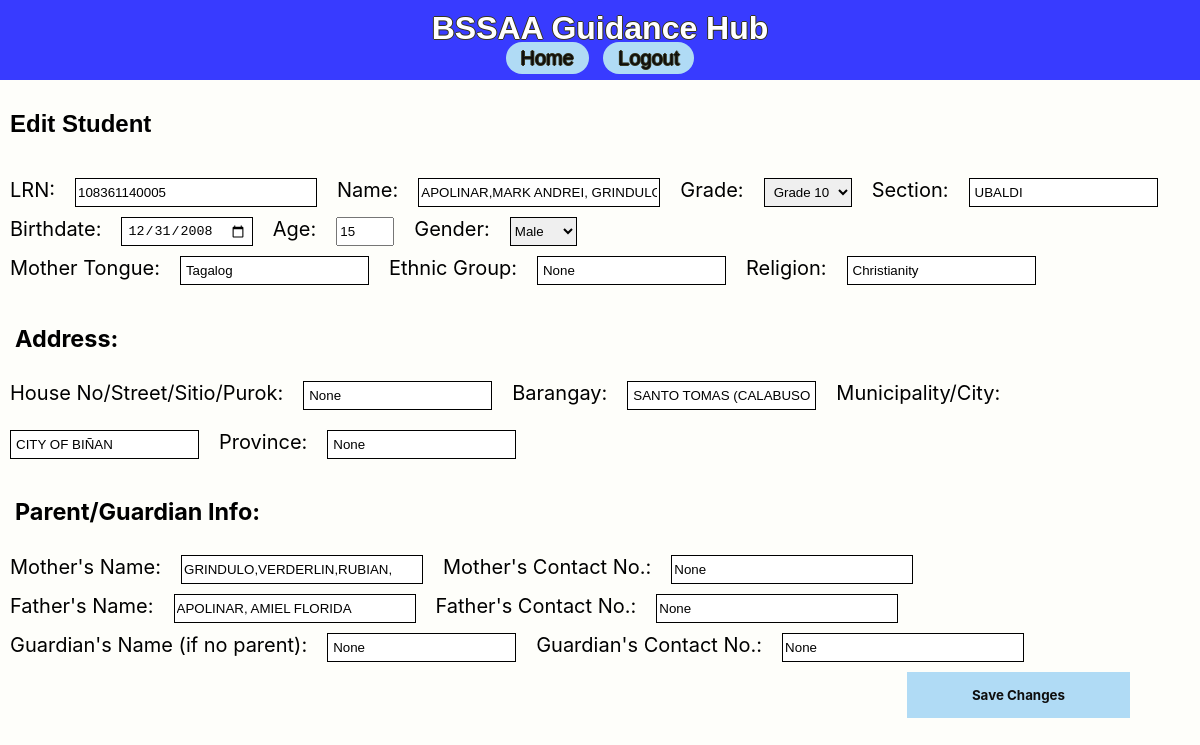
Before: /edit_student/3 with the older database file.
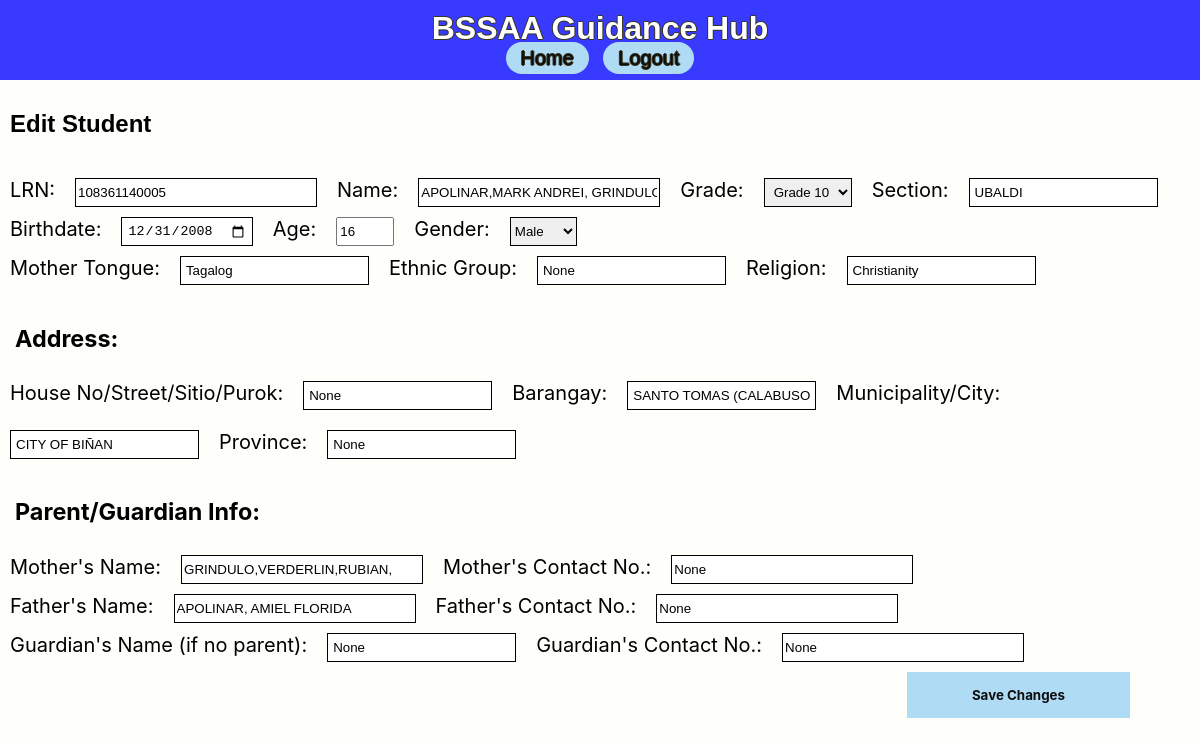
After: the same page with the newer database file.
### app/models.py (models this page shows)
class StudentRecord(db.Model):
    id = db.Column(db.Integer, primary_key=True)
    lrn = db.Column(db.String(12), nullable=True, unique=True)
    name = db.Column(db.String(100), nullable=True)
    grade = db.Column(db.String(20), nullable=True)
    section = db.Column(db.String(50), nullable=True)
    birthdate = db.Column(db.Date, nullable=True)
    age = db.Column(db.Integer, nullable=True)
    gender = db.Column(db.String(10), nullable=True)
    mother_tongue = db.Column(db.String(50), nullable=True)
    ethnic_group = db.Column(db.String(50), nullable=True)
    religion = db.Column(db.String(50), nullable=True)
    address_house_no = db.Column(db.String(100), nullable=True)
    address_barangay = db.Column(db.String(100), nullable=True)
    address_city = db.Column(db.String(100), nullable=True)
    address_province = db.Column(db.String(100), nullable=True)
    mother_name = db.Column(db.String(100), nullable=True)
    mother_contact = db.Column(db.String(15), nullable=True)
    father_name = db.Column(db.String(100), nullable=True)
    father_contact = db.Column(db.String(15), nullable=True)
    guardian_name = db.Column(db.String(100), nullable=True)
    guardian_contact = db.Column(db.String(15), nullable=True)
    reason = db.Column(db.String(200), nullable=True)
    type_of_offense = db.Column(db.String(100), nullable=True)
    date_time = db.Column(db.DateTime, default=datetime.utcnow)
    additional_info = db.Column(db.String, nullable=True)
    profile_picture = db.Column(db.String(100), nullable=True)
    offenses = db.relationship('OffenseRecord', backref='student', lazy=True)

### app/routes.py (the view, shortened to what this page needs)
@main.route('/edit_student/<int:id>', methods=['GET', 'POST'])
def edit_student(id):
    student = StudentRecord.query.get_or_404(id)
    return render_template('edit_student.html', student=student)

### app/templates/edit_student.html (shortened to what this page needs)
{% extends 'base.html' %}
{% block content %}
<h2>Edit Student</h2>
<form method="POST">
    <div class="form-section">
        <label for="lrn">LRN:</label>
        <input class="textbox-length" type="text" id="lrn" name="lrn" value="{{ student.lrn }}" pattern="\d{12}" required>
        <label for="name">Name:</label>
        <input class="textbox-length" type="text" id="name" name="name" value="{{ student.name }}" required>
        <label for="grade">Grade:</label>
        <select class="textboxsmall" id="grade" name="grade" required>
            <option value="Grade 10" {% if student.grade == 'Grade 10' %}selected{% endif %}>Grade 10</option>
        </select>
        <label for="section">Section:</label>
        <input class="textboxsmall" type="text" id="section" name="section" value="{{ student.section }}" required>
    </div>
    <div class="form-section">
        <label for="birthdate">Birthdate:</label>
        <input class="textboxsmall" type="date" id="birthdate" name="birthdate" value="{{ student.birthdate }}" required>
        <label for="age">Age:</label>
        <input class="textbox-short" type="number" id="age" name="age" value="{{ student.age }}" required>
        <label for="gender">Gender:</label>
        <select id="gender" name="gender" required>
            <option value="male" {% if student.gender == 'male' %}selected{% endif %}>Male</option>
        </select>
    </div>
    <div class="form-section">
        <label for="mother_tongue">Mother Tongue:</label>
        <input class="textboxsmall" type="text" id="mother_tongue" name="mother_tongue" value="{{ student.mother_tongue }}" required>
        <label for="ethnic_group">Ethnic Group:</label>
        <input class="textboxsmall" type="text" id="ethnic_group" name="ethnic_group" value="{{ student.ethnic_group }}">
        <label for="religion">Religion:</label>
        <input class="textboxsmall" type="text" id="religion" name="religion" value="{{ student.religion }}" required>
    </div>
    <h3>Address:</h3>
    <div class="form-section">
        <label for="address_house_no">House No/Street/Sitio/Purok:</label>
        <input class="textboxsmall" type="text" id="address_house_no" name="address_house_no" value="{{ student.address_house_no }}" required>
        <label for="address_barangay">Barangay:</label>
        <input class="textboxsmall" type="text" id="address_barangay" name="address_barangay" value="{{ student.address_barangay }}" required>
        <label for="address_city">Municipality/City:</label>
        <input class="textboxsmall" type="text" id="address_city" name="address_city" value="{{ student.address_city }}" required>
        <label for="address_province">Province:</label>
        <input class="textboxsmall" type="text" id="address_province" name="address_province" value="{{ student.address_province }}" required>
    </div>
    <h3>Parent/Guardian Info:</h3>
    <div class="form-section1">
        <div class="form-section">
            <label for="mother_name">Mother's Name:</label>
            <input class="textbox-length" type="text" id="mother_name" name="mother_name" value="{{ student.mother_name }}" required>
            <label for="mother_contact">Mother's Contact No.:</label>
            <input class="textbox-length" type="text" id="mother_contact" name="mother_contact" value="{{ student.mother_contact }}" pattern="\d{11}">
        </div>
        <div class="form-section">
            <label for="father_name">Father's Name:</label>
            <input class="textbox-length" type="text" id="father_name" name="father_name" value="{{ student.father_name }}" required>
            <label for="father_contact">Father's Contact No.:</label>
            <input class="textbox-length" type="text" id="father_contact" name="father_contact" value="{{ student.father_contact }}" pattern="\d{11}">
        </div>
        <div class="form-section">
            <label for="guardian_name">Guardian's Name (if no parent):</label>
            <input class="textboxsmall" type="text" id="guardian_name" name="guardian_name" value="{{ student.guardian_name }}">
            <label for="guardian_contact">Guardian's Contact No.:</label>
            <input class="textbox-length" type="text" id="guardian_contact" name="guardian_contact" value="{{ student.guardian_contact }}" pattern="\d{11}">
        </div>
    </div>
    <button type="submit">Save Changes</button>
</form>
{% endblock %}

### app/templates/base.html (shortened to what this page needs)
<!DOCTYPE html>
<html lang="en">
<head>
    <link rel="stylesheet" href="{{ url_for('static', filename='css/styles.css') }}">
</head>
<body>
    <div class="wrapper">
        <header>
            <h1>BSSAA Guidance Hub</h1>
            <nav>
                <a href="{{ url_for('main.dashboard') }}">Home</a>
                <a href="{{ url_for('main.registration') }}">Logout</a>
            </nav>
        </header>
        <main>
            {% block content %}
            {% endblock %}
        </main>
    </div>
</body>
</html>

### app/static/css/styles.css (style rules this page uses)
body { font-family: Arial, Helvetica, sans-serif; margin: 0; padding: 0; background-color: #f4f4f4; display: flex; flex-direction: column; min-height: 100vh; background-color: #FEFEFA; height: 100%; }
.wrapper { display: flex; flex-direction: column; min-height: 100vh; }
main { flex: 1; }
header { background: #383bff; color: #ffffff; padding: 10px 0; text-align: center; text-shadow: -1px 0 rgb(54, 53, 31), 0 1px rgb(54, 53, 31), 1px 0 rgb(54, 53, 31), 0 -1px rgb(54, 53, 31); }
h1 { margin: 0; }
h2 { padding: 10px; }
a { font-size: 20px; background-color: #b0dbf5; margin: 0px 5px 5px 5px; border-radius: 40px; padding: 5px 15px; text-decoration: none; color: #0e0e0e; }
label { display: block; margin-bottom: 5px; }
form { font-family: ROBOTO-VARIABLE-FONT, -apple-system, BlinkMacSystemFont, "Segoe UI", Roboto, "Helvetica Neue"; padding: 10px; font-size: 20px; }
button[type="submit"] { font-family: ROBOTO-VARIABLE-FONT, -apple-system, BlinkMacSystemFont, "Segoe UI", Roboto, "Helvetica Neue"; font-weight: bold; background-color: #b0dbf5; color: #0e0e0e; border: none; padding: 15px 65px; position: absolute; right: 70px; cursor: pointer; }
input[type="text"], input[type="date"], input[type="time"], select { border: 1px solid #000000; }
.textboxsmall { padding: 5px; }
.textbox-length { width: 20%; }
.textbox-short { width: 50px; }
.form-section { display: flex; flex-wrap: wrap; gap: 20px; padding-bottom: 10px; }
h3 { padding: 5px; }

Changed rows visible on the page:
changed StudentRecord "APOLINAR,MARK ANDREI, GRINDULO": age "15" → "16"
